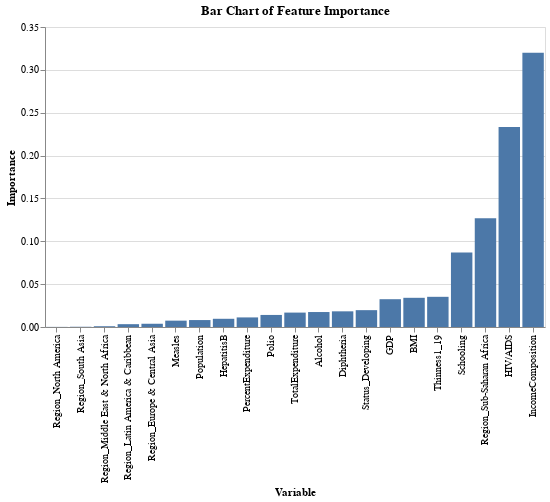

Write notebook code for a chart like this one.
### Code cell
# create data frame
feature_df = pd.DataFrame({'Variable':variable,'Importance':importance})
# create bar chart
alt.Chart(feature_df,title='Bar Chart of Feature Importance').mark_bar().encode(
    x=alt.X('Variable:N',sort='y'),
    y='Importance:Q'
).properties(
    width=500,
    height=300
).display()

### Figure 1 — Vega-Lite specification as saved in the notebook (floating-point values rounded to 4 significant figures)
{"config": {"view": {"continuousWidth": 400, "continuousHeight": 300}}, "data": {"name": "data-27415a8faddb5b79b6b4daab26441287"}, "mark": "bar", "encoding": {"x": {"type": "nominal", "field": "Variable", "sort": "y"}, "y": {"type": "quantitative", "field": "Importance"}}, "height": 300, "title": "Bar Chart of Feature Importance", "width": 500, "$schema": "https://vega.github.io/schema/vega-lite/v4.8.1.json", "datasets": {"data-27415a8faddb5b79b6b4daab26441287": [{"Variable": "Alcohol", "Importance": 0.01746}, {"Variable": "PercentExpenditure", "Importance": 0.01118}, {"Variable": "HepatitisB", "Importance": 0.00958}, {"Variable": "Measles", "Importance": 0.007421}, {"Variable": "BMI", "Importance": 0.03406}, {"Variable": "Polio", "Importance": 0.01407}, {"Variable": "TotalExpenditure", "Importance": 0.01681}, {"Variable": "Diphtheria", "Importance": 0.01829}, {"Variable": "HIV/AIDS", "Importance": 0.2334}, {"Variable": "GDP", "Importance": 0.03243}, {"Variable": "Population", "Importance": 0.008096}, {"Variable": "Thinness1_19", "Importance": 0.03522}, {"Variable": "IncomeComposition", "Importance": 0.3201}, {"Variable": "Schooling", "Importance": 0.08706}, {"Variable": "Region_Europe & Central Asia", "Importance": 0.003784}, {"Variable": "Region_Latin America & Caribbean", "Importance": 0.0033}, {"Variable": "Region_Middle East & North Africa", "Importance": 0.0008947}, {"Variable": "Region_North America", "Importance": 0.0001251}, {"Variable": "Region_South Asia", "Importance": 0.0002757}, {"Variable": "Region_Sub-Saharan Africa", "Importance": 0.1268}, {"Variable": "Status_Developing", "Importance": 0.01966}]}}
